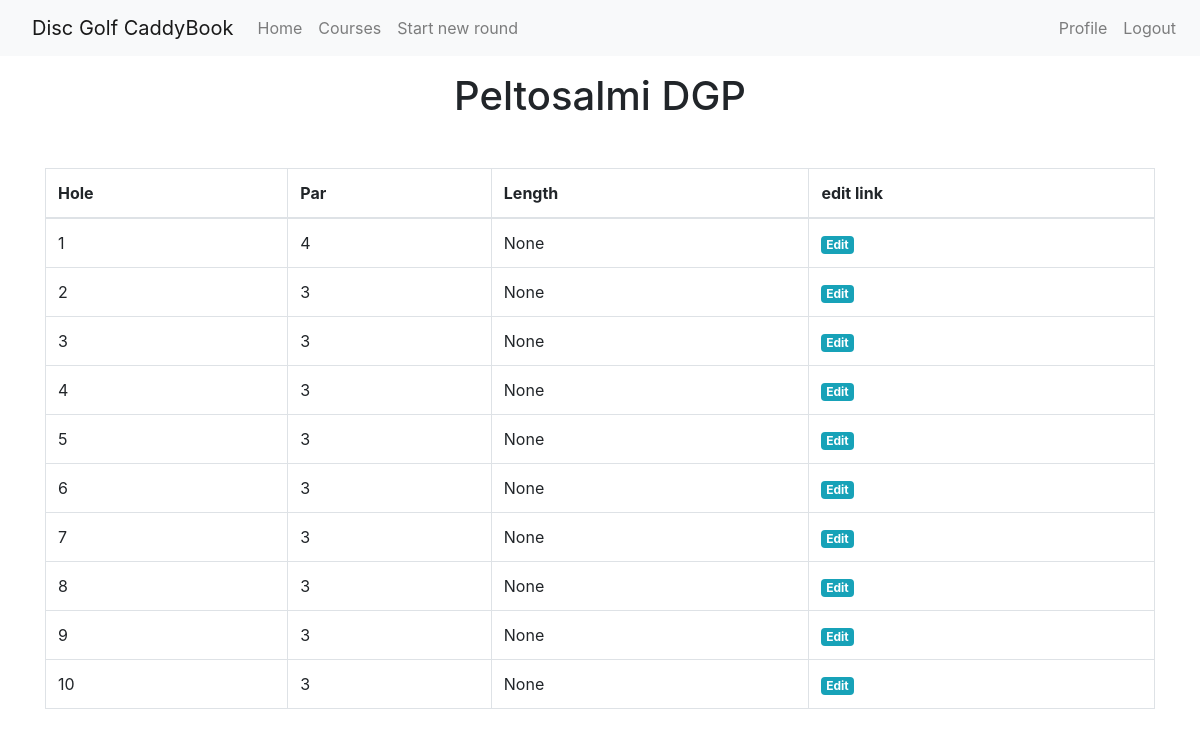
Before: /course/Peltosalmi DGP (signed in) with the older database file.
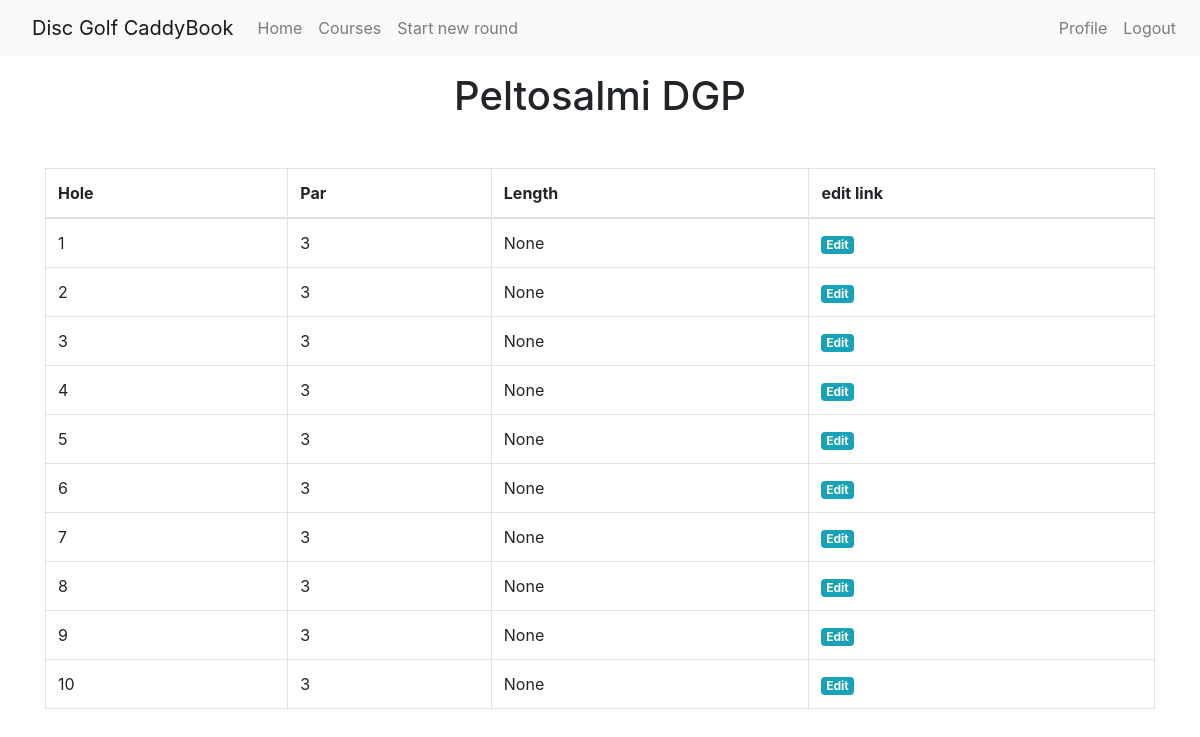
After: the same page with the newer database file.
### app/models.py (models this page shows, shortened)
class Hole(db.Model):
    id = db.Column(db.Integer, primary_key=True)
    holenum = db.Column(db.Integer, index=True)
    holepar = db.Column(db.Integer)
    holelength = db.Column(db.Integer)
    holecourse_id = db.Column(db.Integer, db.ForeignKey('course.id'))
    db.UniqueConstraint('holenum', 'holecourse_id', name='coursehole')

### app/routes.py (the view)
@app.route('/course/<coursename>')
@login_required
def course(coursename):
    course = Course.query.filter_by(coursename=coursename).first_or_404()
    holes = Hole.query.filter_by(holecourse_id=course.id)
    return render_template('course.html', course=course, holes=holes)

### app/models.py (called while the page is built)
@login.user_loader
def load_user(id):
    return User.query.get(int(id))

### app/templates/course.html
{% extends "base.html" %}
{% block content %}
<div class="container my-3">
    <h1 class="text-center">{{course.coursename}}</h1>
</div>
<div class="container my-5">
    <table class="table table-bordered">
        <thead>
            <tr>
                <th scope="col">Hole</th>
                <th scope="col">Par</th>
                <th scope="col">Length</th>
                <th scope="col">edit link</th>
            </tr>
        </thead>
        <tbody>
            {% for hole in holes %}
            <tr>
                <td>{{hole.holenum}}</td>
                <td>{{hole.holepar}}</td>
                <td>{{hole.holelength}}</td>
                <td><a class="badge badge-info" href="{{ url_for('edithole', coursename=course.coursename, holenum=hole.holenum) }}">Edit</a></td>
            </tr>
            {% endfor %}
        </tbody>
    </table>
</div>
{% endblock %}

Changed rows visible on the page:
changed Hole (number 1 of 10 on the later page): holepar "4" → "3"
